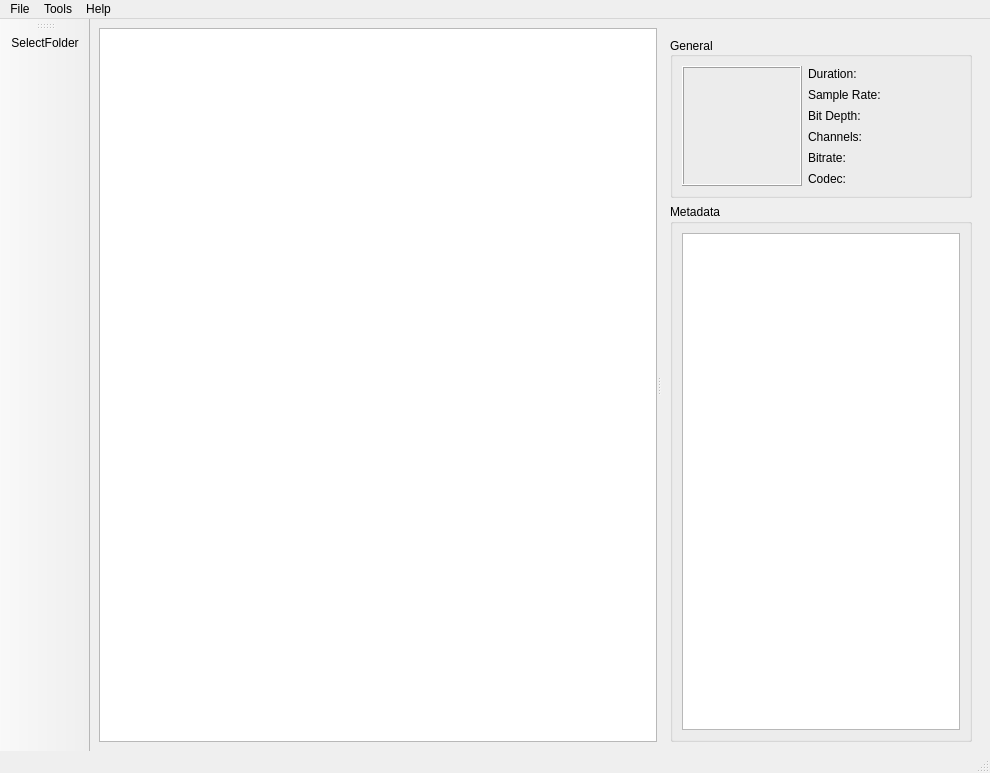
<?xml version="1.0" encoding="UTF-8"?>
<ui version="4.0">
 <class>MainWindow</class>
 <widget class="QMainWindow" name="MainWindow">
  <property name="geometry">
   <rect>
    <x>0</x>
    <y>0</y>
    <width>990</width>
    <height>773</height>
   </rect>
  </property>
  <property name="windowTitle">
   <string>TikTag v1.0</string>
  </property>
  <widget class="QWidget" name="centralwidget">
   <property name="sizePolicy">
    <sizepolicy hsizetype="Preferred" vsizetype="Preferred">
     <horstretch>0</horstretch>
     <verstretch>0</verstretch>
    </sizepolicy>
   </property>
   <layout class="QHBoxLayout" name="horizontalLayout">
    <item>
     <widget class="QSplitter" name="splitter">
      <property name="sizePolicy">
       <sizepolicy hsizetype="Expanding" vsizetype="Preferred">
        <horstretch>0</horstretch>
        <verstretch>0</verstretch>
       </sizepolicy>
      </property>
      <property name="orientation">
       <enum>Qt::Horizontal</enum>
      </property>
      <property name="childrenCollapsible">
       <bool>false</bool>
      </property>
      <widget class="QTreeView" name="treeView">
       <property name="sizePolicy">
        <sizepolicy hsizetype="Expanding" vsizetype="Expanding">
         <horstretch>5</horstretch>
         <verstretch>0</verstretch>
        </sizepolicy>
       </property>
       <property name="minimumSize">
        <size>
         <width>300</width>
         <height>300</height>
        </size>
       </property>
       <attribute name="headerDefaultSectionSize">
        <number>200</number>
       </attribute>
       <attribute name="headerMinimumSectionSize">
        <number>150</number>
       </attribute>
       <attribute name="headerStretchLastSection">
        <bool>false</bool>
       </attribute>
      </widget>
      <widget class="QStackedWidget" name="verticalStackedWidget">
       <property name="sizePolicy">
        <sizepolicy hsizetype="Preferred" vsizetype="Preferred">
         <horstretch>0</horstretch>
         <verstretch>0</verstretch>
        </sizepolicy>
       </property>
       <property name="minimumSize">
        <size>
         <width>320</width>
         <height>0</height>
        </size>
       </property>
       <property name="currentIndex">
        <number>0</number>
       </property>
       <widget class="QWidget" name="verticalStackedWidgetPage1">
        <layout class="QVBoxLayout" name="verticalLayout">
         <property name="bottomMargin">
          <number>0</number>
         </property>
         <item>
          <widget class="QGroupBox" name="groupBox">
           <property name="sizePolicy">
            <sizepolicy hsizetype="Minimum" vsizetype="Fixed">
             <horstretch>0</horstretch>
             <verstretch>1</verstretch>
            </sizepolicy>
           </property>
           <property name="minimumSize">
            <size>
             <width>260</width>
             <height>0</height>
            </size>
           </property>
           <property name="layoutDirection">
            <enum>Qt::LeftToRight</enum>
           </property>
           <property name="title">
            <string>General</string>
           </property>
           <property name="alignment">
            <set>Qt::AlignLeading|Qt::AlignLeft|Qt::AlignVCenter</set>
           </property>
           <layout class="QGridLayout" name="gridLayout">
            <item row="0" column="0">
             <widget class="QLabel" name="albumArtLabel">
              <property name="sizePolicy">
               <sizepolicy hsizetype="Fixed" vsizetype="Fixed">
                <horstretch>0</horstretch>
                <verstretch>0</verstretch>
               </sizepolicy>
              </property>
              <property name="minimumSize">
               <size>
                <width>120</width>
                <height>120</height>
               </size>
              </property>
              <property name="maximumSize">
               <size>
                <width>120</width>
                <height>120</height>
               </size>
              </property>
              <property name="frameShape">
               <enum>QFrame::Box</enum>
              </property>
              <property name="frameShadow">
               <enum>QFrame::Raised</enum>
              </property>
              <property name="text">
               <string/>
              </property>
              <property name="scaledContents">
               <bool>true</bool>
              </property>
             </widget>
            </item>
            <item row="0" column="1">
             <layout class="QVBoxLayout" name="verticalLayout_2">
              <item>
               <widget class="QLabel" name="labelDuration">
                <property name="text">
                 <string>Duration: </string>
                </property>
               </widget>
              </item>
              <item>
               <widget class="QLabel" name="labelSampleRate">
                <property name="text">
                 <string>Sample Rate:</string>
                </property>
               </widget>
              </item>
              <item>
               <widget class="QLabel" name="labelBitDepth">
                <property name="text">
                 <string>Bit Depth:</string>
                </property>
               </widget>
              </item>
              <item>
               <widget class="QLabel" name="labelChannels">
                <property name="text">
                 <string>Channels:</string>
                </property>
               </widget>
              </item>
              <item>
               <widget class="QLabel" name="labelBitrate">
                <property name="text">
                 <string>Bitrate:</string>
                </property>
               </widget>
              </item>
              <item>
               <widget class="QLabel" name="labelCodec">
                <property name="text">
                 <string>Codec:</string>
                </property>
               </widget>
              </item>
             </layout>
            </item>
           </layout>
          </widget>
         </item>
         <item>
          <widget class="QGroupBox" name="groupBox_3">
           <property name="title">
            <string>Metadata</string>
           </property>
           <layout class="QVBoxLayout" name="verticalLayout_5">
            <item>
             <widget class="QTableView" name="tableView">
              <property name="sizePolicy">
               <sizepolicy hsizetype="Expanding" vsizetype="Expanding">
                <horstretch>0</horstretch>
                <verstretch>2</verstretch>
               </sizepolicy>
              </property>
              <attribute name="horizontalHeaderMinimumSectionSize">
               <number>35</number>
              </attribute>
              <attribute name="horizontalHeaderStretchLastSection">
               <bool>true</bool>
              </attribute>
              <attribute name="verticalHeaderVisible">
               <bool>false</bool>
              </attribute>
             </widget>
            </item>
           </layout>
          </widget>
         </item>
        </layout>
       </widget>
       <widget class="QWidget" name="verticalStackedWidgetPage2">
        <property name="maximumSize">
         <size>
          <width>16777215</width>
          <height>16777215</height>
         </size>
        </property>
        <layout class="QVBoxLayout" name="verticalLayout_3">
         <property name="bottomMargin">
          <number>0</number>
         </property>
         <item>
          <widget class="QLabel" name="bigAlbumArtLabel">
           <property name="sizePolicy">
            <sizepolicy hsizetype="Fixed" vsizetype="Fixed">
             <horstretch>0</horstretch>
             <verstretch>0</verstretch>
            </sizepolicy>
           </property>
           <property name="minimumSize">
            <size>
             <width>300</width>
             <height>300</height>
            </size>
           </property>
           <property name="maximumSize">
            <size>
             <width>300</width>
             <height>300</height>
            </size>
           </property>
           <property name="frameShape">
            <enum>QFrame::Box</enum>
           </property>
           <property name="frameShadow">
            <enum>QFrame::Raised</enum>
           </property>
           <property name="text">
            <string/>
           </property>
           <property name="scaledContents">
            <bool>true</bool>
           </property>
          </widget>
         </item>
         <item>
          <widget class="QListWidget" name="listWidget">
           <property name="sizePolicy">
            <sizepolicy hsizetype="Minimum" vsizetype="Expanding">
             <horstretch>0</horstretch>
             <verstretch>0</verstretch>
            </sizepolicy>
           </property>
           <property name="minimumSize">
            <size>
             <width>300</width>
             <height>0</height>
            </size>
           </property>
          </widget>
         </item>
        </layout>
       </widget>
      </widget>
     </widget>
    </item>
   </layout>
  </widget>
  <widget class="QMenuBar" name="menubar">
   <property name="geometry">
    <rect>
     <x>0</x>
     <y>0</y>
     <width>990</width>
     <height>21</height>
    </rect>
   </property>
   <widget class="QMenu" name="menuFile">
    <property name="title">
     <string>File</string>
    </property>
    <addaction name="actionExit"/>
   </widget>
   <widget class="QMenu" name="menuTools">
    <property name="title">
     <string>Tools</string>
    </property>
   </widget>
   <widget class="QMenu" name="menuHelp">
    <property name="title">
     <string>Help</string>
    </property>
    <addaction name="actionAbout"/>
   </widget>
   <addaction name="menuFile"/>
   <addaction name="menuTools"/>
   <addaction name="menuHelp"/>
  </widget>
  <widget class="QStatusBar" name="statusbar"/>
  <widget class="QToolBar" name="toolBar">
   <property name="windowTitle">
    <string>toolBar</string>
   </property>
   <attribute name="toolBarArea">
    <enum>LeftToolBarArea</enum>
   </attribute>
   <attribute name="toolBarBreak">
    <bool>false</bool>
   </attribute>
   <addaction name="actionSelectFolder"/>
  </widget>
  <action name="actionSelectFolder">
   <property name="icon">
    <iconset resource="images.qrc">
     <normaloff>:/icons/open-folder.png</normaloff>:/icons/open-folder.png</iconset>
   </property>
   <property name="text">
    <string>SelectFolder</string>
   </property>
  </action>
  <action name="actionExit">
   <property name="text">
    <string>Exit</string>
   </property>
  </action>
  <action name="actionAbout">
   <property name="text">
    <string>About</string>
   </property>
  </action>
 </widget>
 <resources>
  <include location="images.qrc"/>
 </resources>
 <connections/>
</ui>
